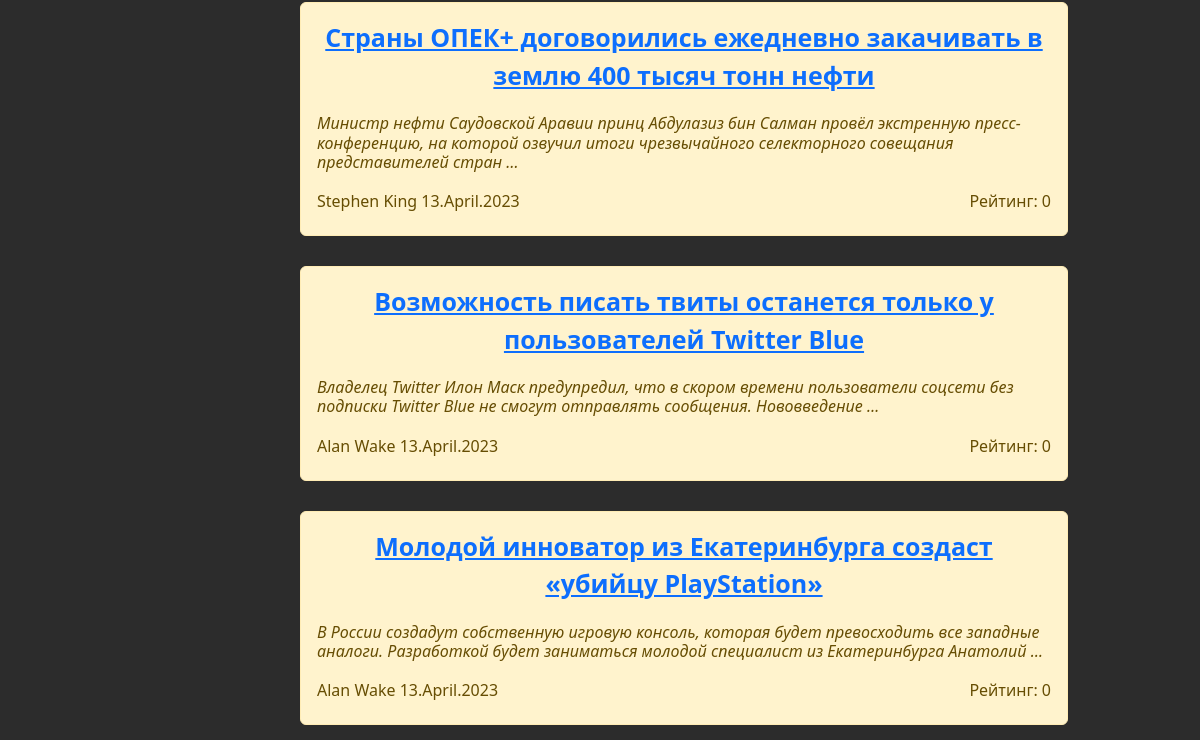
Page /posts/search/ (lower part) on the earlier database version.
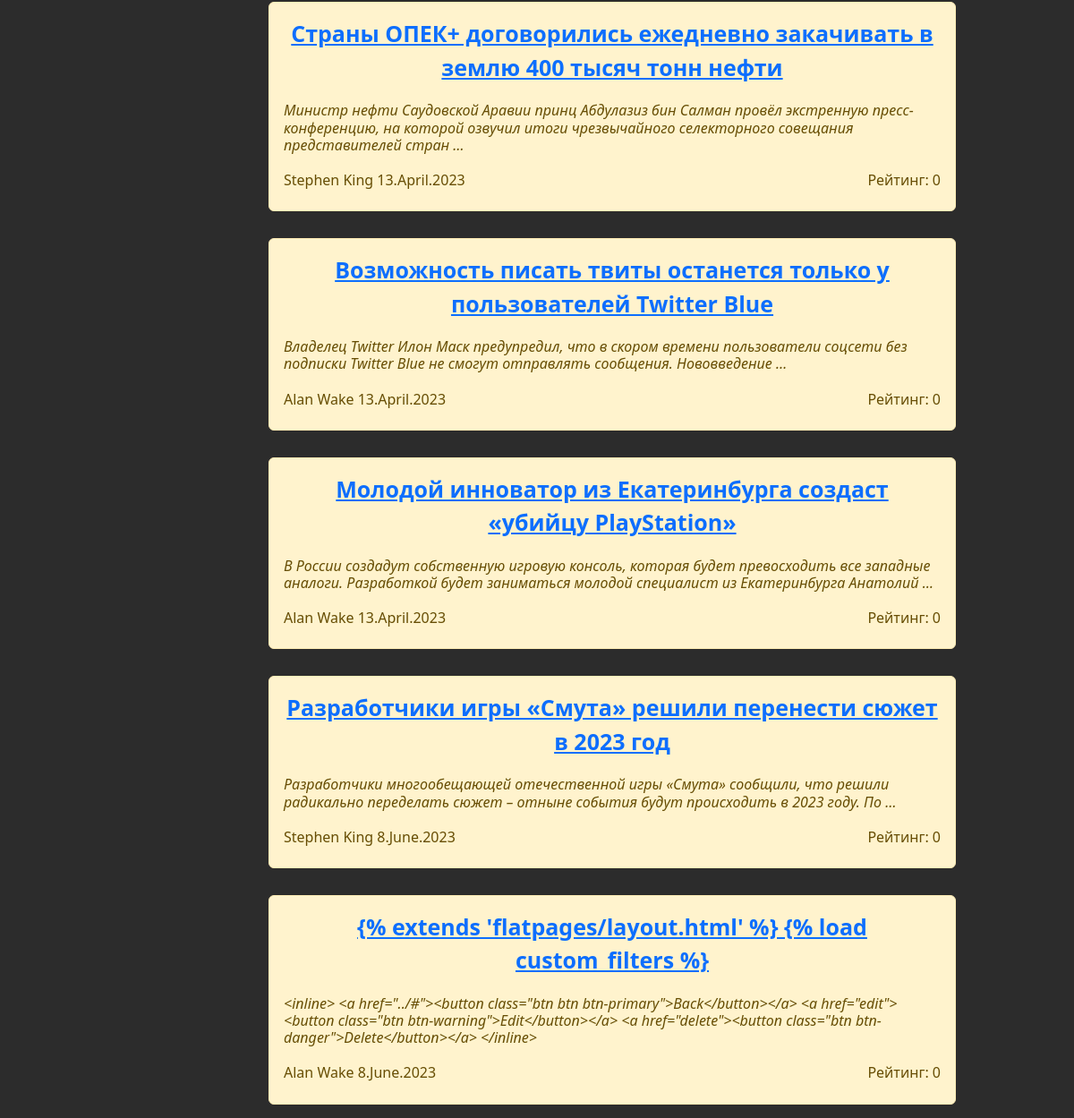
Same page on the later database version.
### news/models.py (models this page shows, shortened)
class Post(models.Model):
    ar = 'Article'
    nw = 'News'
    post_types = [
        (ar, 'Article'),
        (nw, 'News')
    ]
    post_type = models.CharField(max_length=7, choices=post_types, default=nw)
    t_creation = models.DateTimeField(auto_now_add=True)
    title = models.CharField(max_length=255)
    content = models.TextField()
    rating = models.IntegerField(default=0, db_column='rating')
    author = models.ForeignKey('Author', on_delete=models.CASCADE, related_name='post')
    category = models.ManyToManyField('Category', blank=True, through='PostCategory', verbose_name='Категории')  # Связь многие к многим

class Author(models.Model):
    full_name = models.CharField(max_length=100)
    rating = models.IntegerField(default=0) # значение вычисляется в update_rating
    user = models.ForeignKey('auth.User', on_delete=models.CASCADE) # связь с методом User один к одному
    def update_rating(self):
        r_comments_by_author = Comment.objects.filter(user_id=self.user.id).aggregate(models.Sum('rating'))['rating__sum'] # new variant
        r_posts = Post.objects.filter(author_id=self).aggregate(models.Sum('rating')) #суммарный рейтинг за посты
        post_ids = Post.objects.filter(author_id=self).values_list('id', flat=True) #(flat=True) чтобы получить одним списком id всех постов этого автора
        r_comments_to_author_posts = Comment.objects.filter(post_id__in=post_ids).aggregate(models.Sum('rating'))['rating__sum']
        print(r_posts, r_posts['rating__sum'], r_comments_by_author, r_comments_to_author_posts)
        self.rating = (int(r_posts['rating__sum']) * 3) + int(r_comments_by_author) + int(r_comments_to_author_posts)
        print(self.rating)
        self.save()
    def __str__(self):
        return self.full_name

### news/views.py (the view)
# urls.py: path('search/', PostSearch.as_view(), name='search'),
class PostSearch(ListView):
    model = Post
    template_name = 'search.html'
    context_object_name = 'posts'
    success_url = reverse_lazy('posts_list')
    def get_queryset(self):
        queryset = super().get_queryset()  # Получаем обычный запрос
        self.filterset = PostFilter(self.request.GET, queryset)
        return self.filterset.qs
    def get_context_data(self, **kwargs):
        context = super().get_context_data(**kwargs)
        context['filterset'] = self.filterset
        return context

### news/models.py (called while the page is built)
    def __str__(self):
        return self.category_name

### news/templatetags/custom_filters.py (called while the page is built)
@register.filter()  # фильтр для цензуры
def censor(value):
   for word in bad_words:
      if word.lower() in value.lower():
         value = value.replace(word[1:-2], '*' * (len(word)-1))
   return value

### templates/search.html (shortened to what this page needs)
{% extends 'flatpages/layout.html' %}
{% load custom_filters %}
{% block content %}
<div class="features">
       {% if posts %}
           {% for post in posts %}
            <div class="alert alert-warning">
               <a href="{% url 'post_full' pk=post.pk %}">{{post.title|censor}}</a>
               <h6 style="text-align: left; font-style: italic;">{{post.content|truncatewords:20|censor}}</h6>
                <div style="display: flex; justify-content: space-between; align-items: center;">
                   <h6>{{post.author}} {{post.t_creation|date:"j.F.Y" }}</h6>
                    <h6>Рейтинг: {{post.rating}}</h6>
                </div>
            </div>
           {% endfor %}
       {% else %}
           <h2>Ничего не найдено</h2>
       {% endif %}
</div>
{% endblock content %}

Differences in the rows shown:
added Post: title|censor "Разработчики игры «Смута» решили перенести сюжет в 2023 год", content|censor "Разработчики многообещающей отечественной игры «Смута» сообщили, что решили радикально переделать сюжет – отныне события будут происходить в 2023 году. По …", author "Stephen King", t_creation "8.June.2023", rating "0"
added Post: title|censor "{% extends 'flatpages/layout.html' %} {% load custom_filters %}", content|censor "<inline> <a href=\"../#\"><button class=\"btn btn btn-primary\">Back</button></a> <a href=\"edit\"><button class=\"btn btn-warning\">Edit</button></a> <a href=\"delete\"><button class=\"btn btn-danger\">Delete</button></a> </inline>", author "Alan Wake", t_creation "8.June.2023", rating "0"
